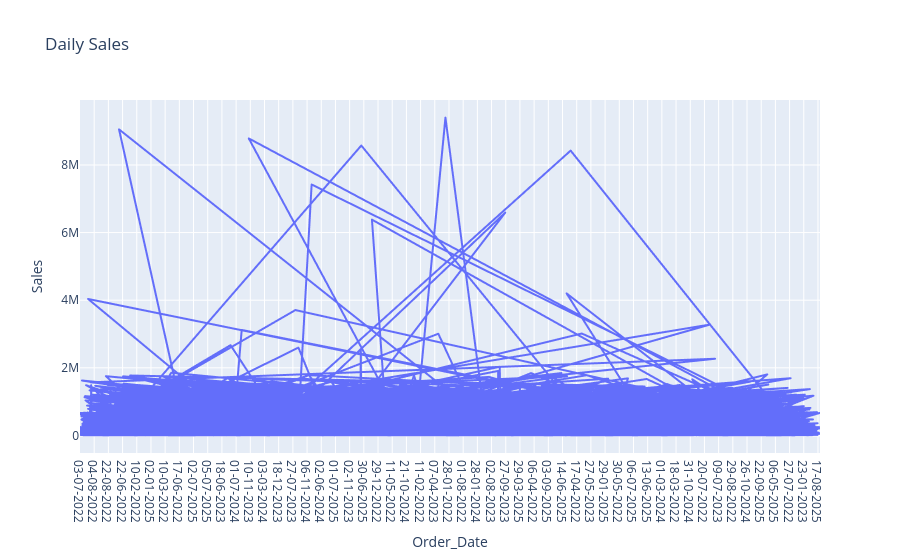

Notebook code for this chart:
### Markdown cell above
**Code Cell 3**
Simple Line Chart

### Code cell
fig = px.line(
    df,
    x="Order_Date",
    y="Sales",
    title="Daily Sales"
)

fig.show()

### Figure 1 — Plotly figure (JSON) as saved in the notebook; plotly's stock layout.template omitted (floating-point values rounded to 4 significant figures; data arrays with more than 128 entries replaced by an {"elided": "..."} marker saying what was removed)
{"data": [{"hovertemplate": "Order_Date=%{x}<br>Sales=%{y}<extra></extra>", "legendgroup": "", "line": {"color": "#636efa", "dash": "solid"}, "marker": {"symbol": "circle"}, "mode": "lines", "name": "", "showlegend": false, "type": "scattergl", "x": {"elided": "10100 str values"}, "xaxis": "x", "y": {"elided": "10100 float values"}, "yaxis": "y"}], "layout": {"legend": {"tracegroupgap": 0}, "title": {"text": "Daily Sales"}, "xaxis": {"anchor": "y", "domain": [0, 1], "title": {"text": "Order_Date"}}, "yaxis": {"anchor": "x", "domain": [0, 1], "title": {"text": "Sales"}}}}
